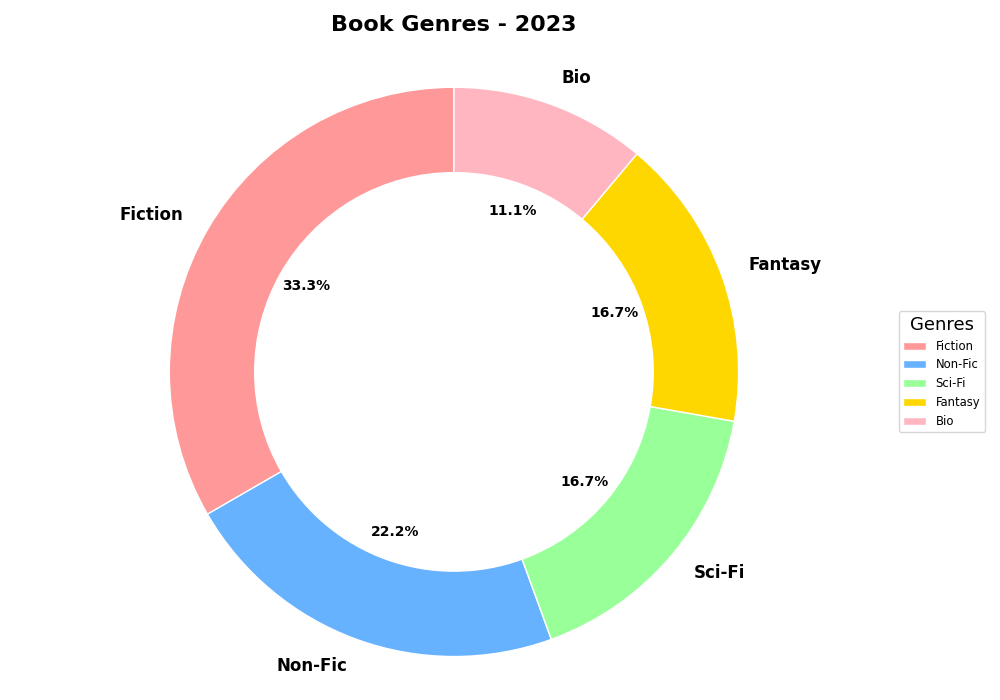

This chart was generated by the following Python code:
import matplotlib.pyplot as plt

categories = ['Fiction', 'Non-Fic', 'Sci-Fi', 'Fantasy', 'Bio']
distribution = [30, 20, 15, 15, 10]
colors = ['#FF9999', '#66B2FF', '#99FF99', '#FFD700', '#FFB6C1']

fig, ax = plt.subplots(figsize=(10, 7))

wedges, texts, autotexts = ax.pie(
    distribution, 
    labels=categories, 
    colors=colors,
    autopct='%1.1f%%', 
    startangle=90,
    wedgeprops={'width': 0.3, 'edgecolor': 'w'}
)

for text in texts:
    text.set_fontsize(12)
    text.set_fontweight('bold')

for autotext in autotexts:
    autotext.set_color('black')
    autotext.set_fontsize(10)
    autotext.set_fontweight('bold')

ax.axis('equal')
ax.set_title('Book Genres - 2023', fontsize=16, fontweight='bold', pad=20)
ax.legend(wedges, categories, loc='center left', bbox_to_anchor=(1, 0, 0.5, 1), title="Genres", fontsize='small', title_fontsize='13')
plt.tight_layout()
plt.show()
